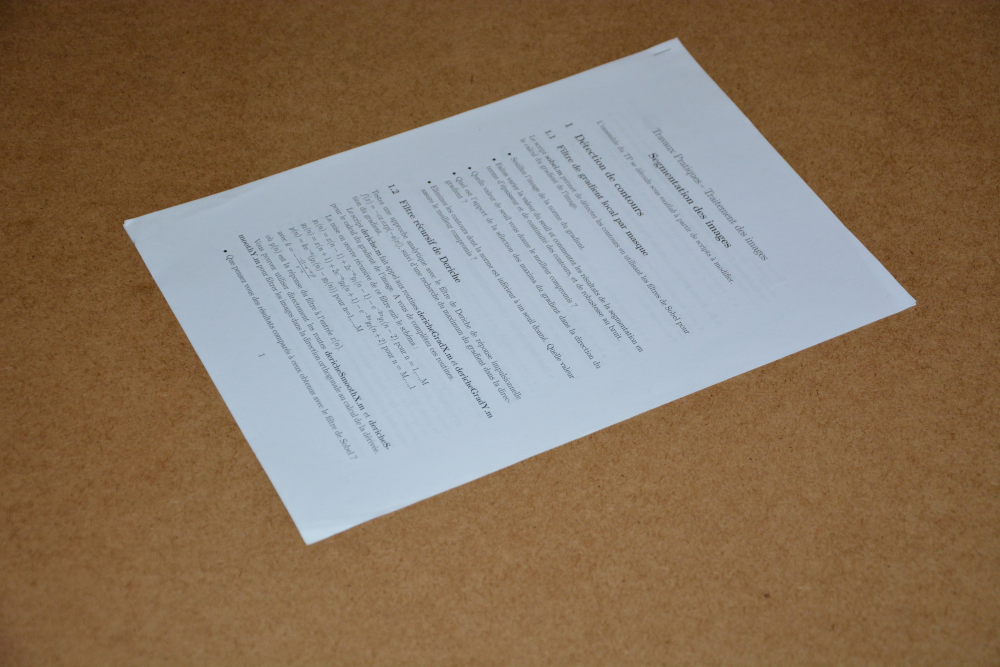
#> input picture tp-calibrage_shared/f7.jpg, 3000 x 2000 px, given in place of f7.tif, which was not available (shown at 1/3 size)
$ python corners.py
#> lines starting #> are read from the running program, lines starting #| are printed output that depends on the picture; after the words box and inside, x2 and y2 are one past the last pixel; in counts of white or black regions, pixels touching at a corner belong together; long printed decimals are rounded; pictures that were not available may be replaced by others from this repository, and a replacement may not be noted
#!/usr/bin/env python3
# -*- coding: utf-8 -*-
"""
Created on Sun Feb  6 21:06:13 2022

@author: roux
"""


import cv2
import numpy as np
import matplotlib.pyplot as plt

img = cv2.imread('f7.tif')
#> img is the input picture: shape (2000, 3000, 3); mean B, G, R 100, 119.5, 137.8
imrvb=img.copy()


gray = cv2.cvtColor(img,cv2.COLOR_BGR2GRAY)
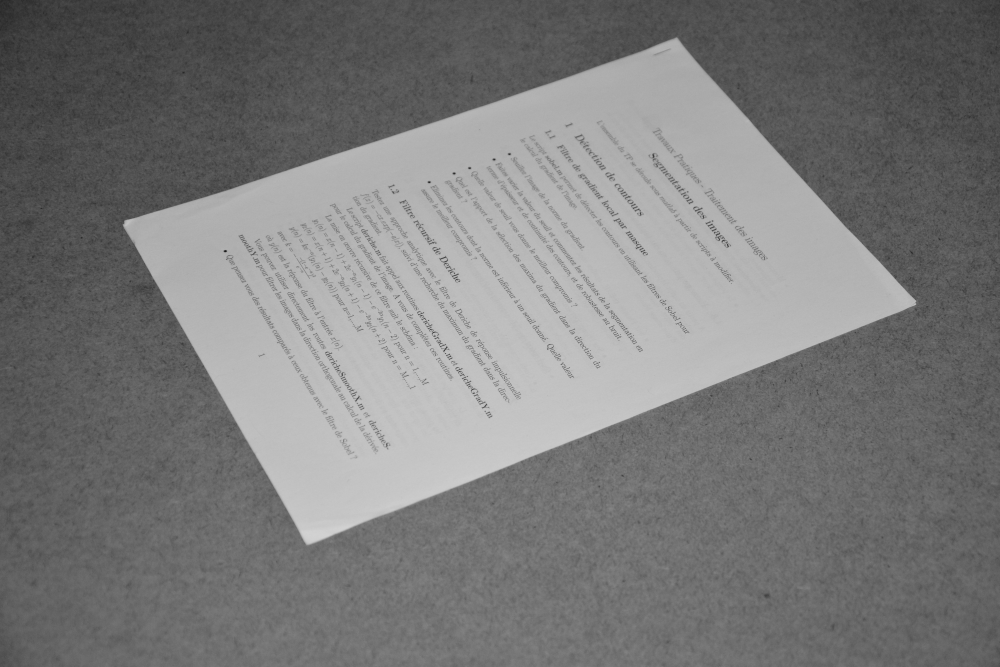
#> gray: shape (2000, 3000) (shown at 1/3 size); min 21, max 215, mean 122.8

kernel = np.ones((9,9),np.uint8)
#gray = cv2.morphologyEx(gray, cv2.MORPH_CLOSE, kernel)

gray = cv2.GaussianBlur(gray,(9,9),0)

#gray = cv2.medianBlur(gray, ksize=13)

plt.figure()
plt.imshow(gray)
plt.show()

edges = cv2.Canny(gray,20,180,apertureSize =3)
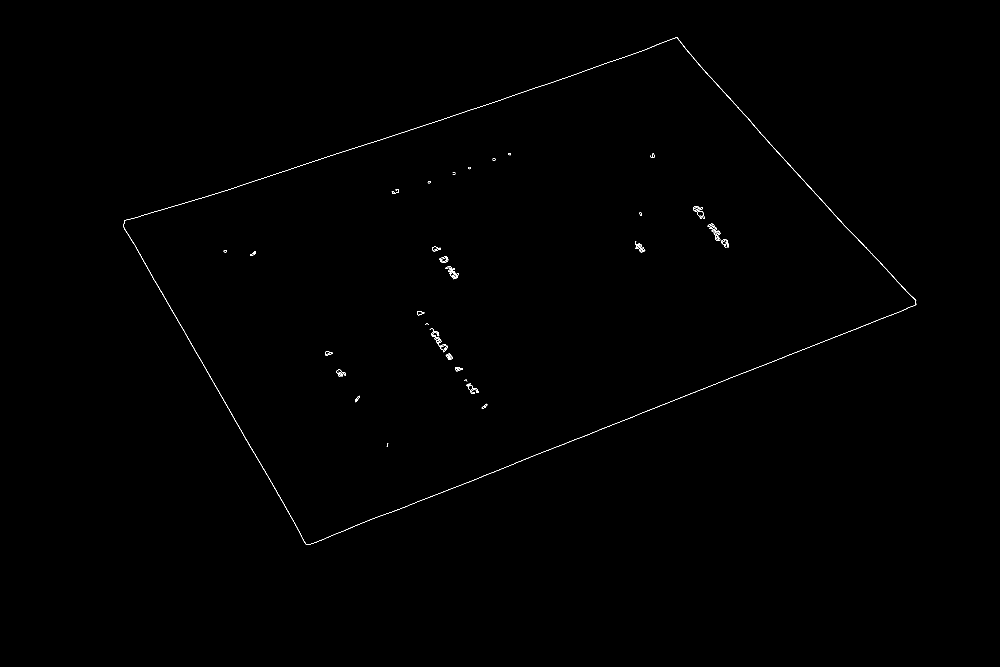
#> edges: shape (2000, 3000) (shown at 1/3 size); 0.16% white in thin lines or dots, all inside (x1, y1, x2, y2) = (369, 112, 2749, 1635)


plt.figure('Canny edges')
plt.imshow(edges)
plt.show()


lines = cv2.HoughLines(edges,1,2*np.pi/180,100)
#> lines = 14 rows, first 8: [19, 2.62], [-1429, 2.41], [751, 1.26], [1867, 1.19], [1870, 1.19], [-1353, 2.37], [1876, 1.19], [738, 1.29]

nbrlines = lines.shape[0]
#> nbrlines = 14

print('nombre de lignes : ', lines)
#| nombre de lignes :  [[[ 1.9000000e+01  2.6179938e+00]]
#|  [[-1.4290000e+03  2.4085543e+00]]
#|  [[ 7.5100000e+02  1.2566371e+00]]
#|  [[ 1.8670000e+03  1.1868238e+00]]
#|  [[ 1.8700000e+03  1.1868238e+00]]
#|  [[-1.3530000e+03  2.3736477e+00]]
#|  [[ 1.8760000e+03  1.1868238e+00]]
#|  [[ 7.3800000e+02  1.2915436e+00]]
#|  [[ 7.9900000e+02  1.2217305e+00]]
#|  [[ 1.8620000e+03  1.1868238e+00]]
#|  [[ 7.4700000e+02  1.2566371e+00]]
#|  [[-1.4820000e+03  2.4434609e+00]]
#> (further printed lines are left out)

print('nombre de lignes : ', nbrlines)
#| nombre de lignes :  14


for line1 in range(nbrlines):
    r1,theta1 = lines[line1][0]
    print(r1,theta1)
#> this loop made 14 passes
#> (r1, theta1) on passes 1 to 12: (19, 2.62), (-1429, 2.41), (751, 1.26), (1867, 1.19), (1870, 1.19), (-1353, 2.37), (1876, 1.19), (738, 1.29), (799, 1.22), (1862, 1.19), (747, 1.26), (-1482, 2.44)
#| 19.0 2.618
#| -1429.0 2.409
#| 751.0 1.257
#| 1867.0 1.187
#| 1870.0 1.187
#| -1353.0 2.374
#| 1876.0 1.187
#| 738.0 1.292
#> (further printed lines are left out)

nbrintersects=0

fichier = open("data.txt", "w")

for line1 in range(nbrlines):
    r1,theta1 = lines[line1][0]

    a1 = np.cos(theta1)
    b1 = np.sin(theta1)
    c1 = -r1

    x1 = int(a1*r1 + 4000*(-b1))
    y1 = int(b1*r1 + 4000*(a1))
    x2 = int(a1*r1 - 4000*(-b1))
    y2 = int(b1*r1 - 4000*(a1))

    (a,b,c)=125+125*np.random.rand(3, 1)
    a=int(0)
    b=int(255)
    c=int(0)
    cv2.line(imrvb,(x1,y1), (x2,y2), (a,b,c),7)
    cv2.line(edges,(x1,y1), (x2,y2), (a,b,c),7)

    x1=int(a1+5)
    y1=int(b1+5)
    x2=int(a1-5)
    y2=int(b1-5)

    a=255
    b=0
    c=0

    cv2.line(imrvb,(x1,y1), (x2,y2), (a,b,c),5)
    cv2.line(edges,(x1,y1), (x2,y2), (a,b,c),5)
# [10 lines of commented-out code are left out]


    for line2 in range(line1):

        r2,theta2 = lines[line2][0]

        a2 = np.cos(theta2)
        b2 = np.sin(theta2)
        c2 = -r2


        X =   b1 * c2 - c1 * b2
        Y =   c1 * a2 - a1 * c2
        Z =   a1 * b2 - b1 * a2


        if Z != 0:

            X=X/Z
            Y=Y/Z

            if 0 < X < img.shape[1]:
                if 0 < Y < img.shape[0]:

                    nbrintersects += 1

                    print(int(X),int(Y))

                    fichier.write(str ( int ( X ) ) )
                    fichier.write (" ")
                    fichier.write(str ( int ( Y ) ) )
                    fichier.write("\n")

                    x1=int(X+5)
                    y1=int(Y+5)
                    x2=int(X-5)
                    y2=int(Y-5)

                    a=255
                    b=0
                    c=0

                    cv2.line(imrvb,(x1,y1), (x2,y2), (a,b,c),5)
                    cv2.line(edges,(x1,y1), (x2,y2), (a,b,c),5)

                    x1=int(X-5)
                    y1=int(Y+5)
                    x2=int(X+5)
                    y2=int(Y-5)

                    cv2.line(imrvb,(x1,y1), (x2,y2), (a,b,c),5)
                    cv2.line(edges,(x1,y1), (x2,y2), (a,b,c),5)
#> this loop made 14 passes
#> (r1, theta1, a1, b1, c1) on passes 1 to 12: (19, 2.62, -0.866, 0.5, -19), (-1429, 2.41, -0.743, 0.669, 1429), (751, 1.26, 0.309, 0.951, -751), (1867, 1.19, 0.375, 0.927, -1867), (1870, 1.19, 0.375, 0.927, -1870), (-1353, 2.37, -0.719, 0.695, 1353), (1876, 1.19, 0.375, 0.927, -1876), (738, 1.29, 0.276, 0.961, -738), (799, 1.22, 0.342, 0.94, -799), (1862, 1.19, 0.375, 0.927, -1862), (747, 1.26, 0.309, 0.951, -747), (-1482, 2.44, -0.766, 0.643, 1482)
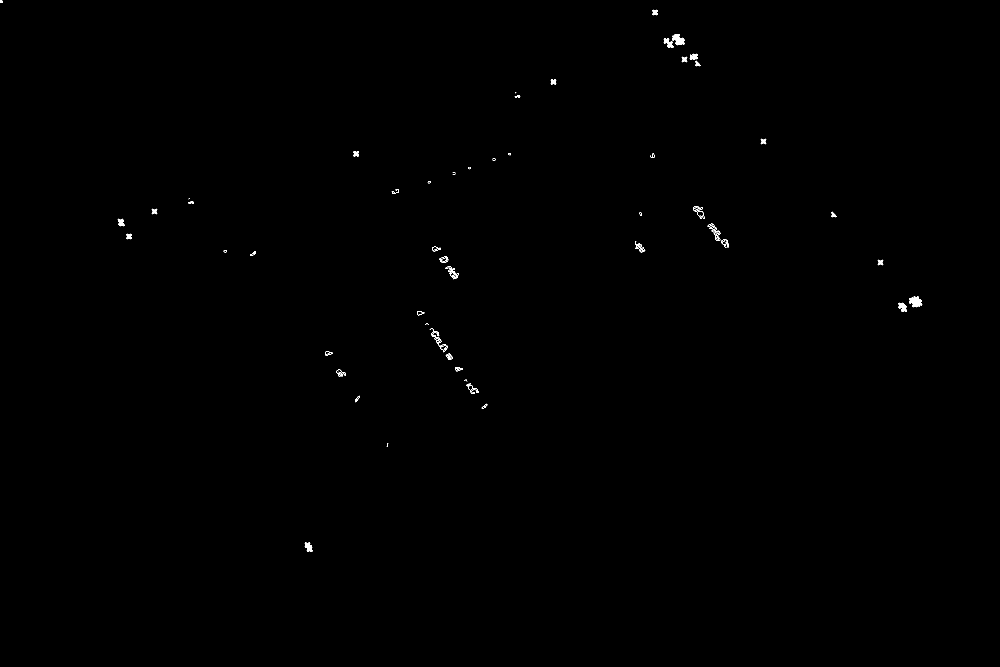
#> edges: shape (2000, 3000) (shown at 1/3 size); 0.14% white; 67 white regions (13 under 20 px), largest, box (x1, y1, x2, y2) and area: (2727, 889, 2767, 922) 822, (2016, 102, 2054, 136) 679, (2695, 908, 2721, 936) 435
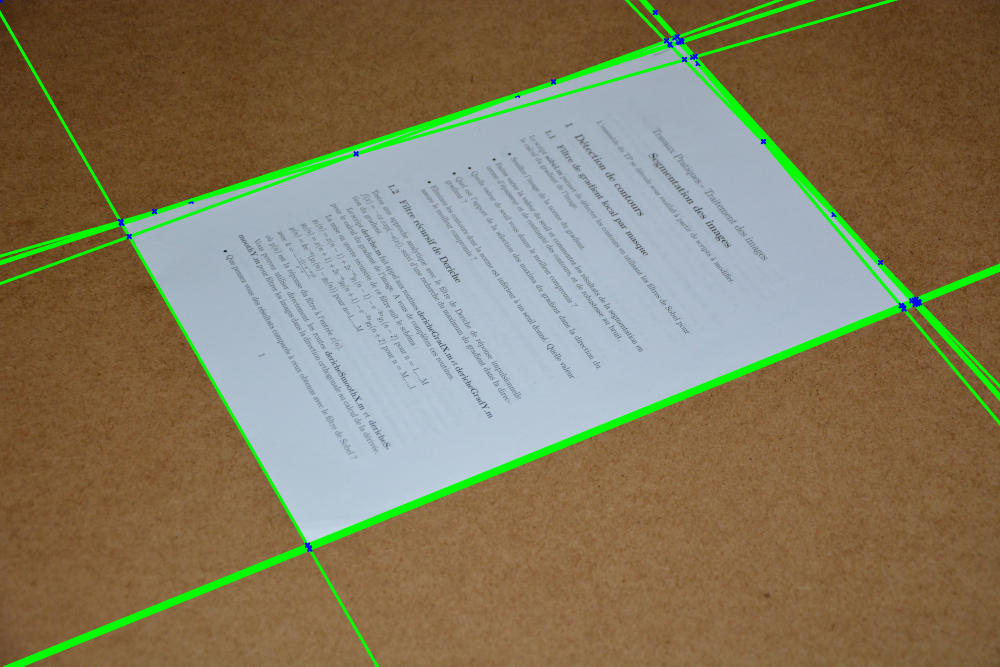
#> imrvb: shape (2000, 3000, 3) (shown at 1/3 size); mean B, G, R 96.3, 123.9, 132.8
#> after the loop, nbrintersects = 55

fichier.close()


print('nbr intersects',nbrintersects)
#| nbr intersects 55

plt.figure()
plt.title('edges')
plt.imshow(edges)
plt.show()

plt.figure()
plt.title('image')
plt.imshow(imrvb)
plt.show()


cv2.imwrite('linesDetected.jpg', img)

$ run again, with tp-calibrage_shared/f6.jpg copied over tp-calibrage_shared/f7.jpg
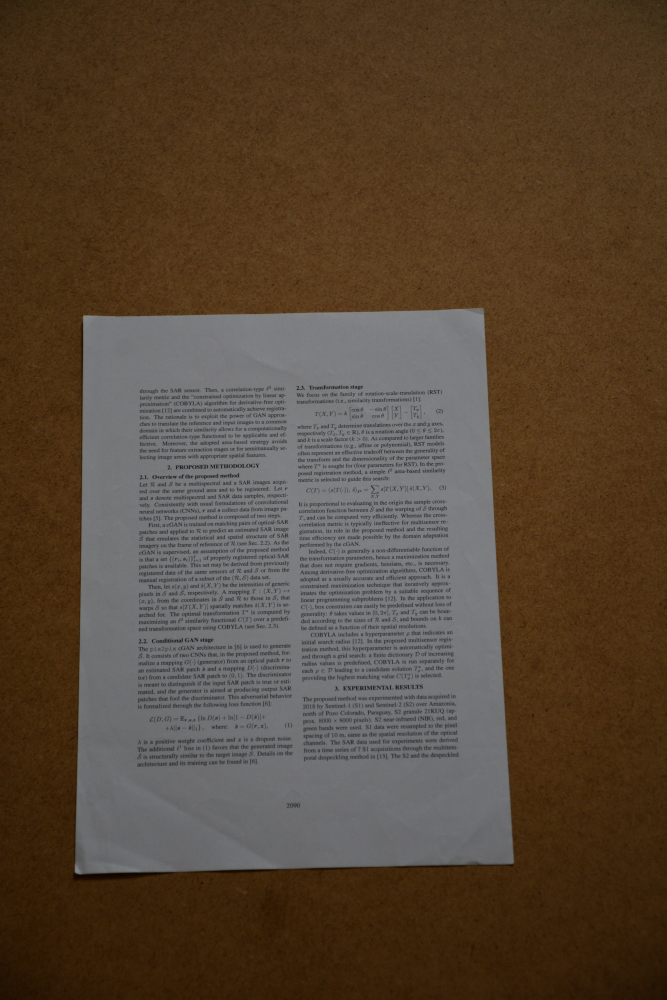
#> input picture tp-calibrage_shared/f6.jpg, 2000 x 3000 px, given in place of f7.tif, which was not available (shown at 1/3 size)
#> img is the input picture: shape (3000, 2000, 3); mean B, G, R 53.2, 70.2, 86.8
#> `edges = cv2.Canny(gray,20,180,apertureSize =3)`:
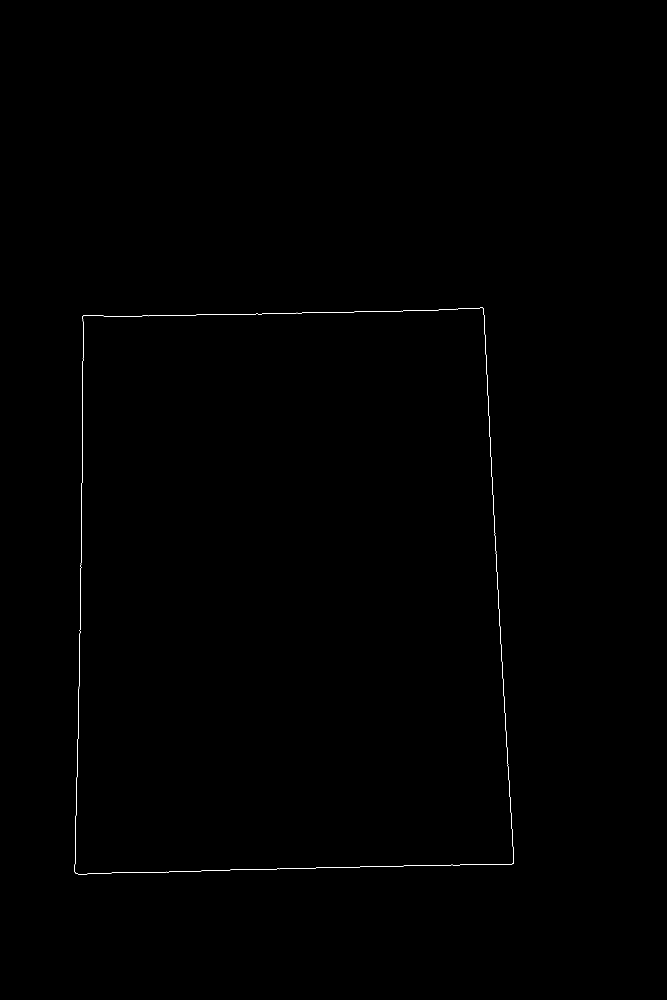
#> edges: shape (3000, 2000) (shown at 1/3 size); 0.1% white in thin lines or dots, all inside (x1, y1, x2, y2) = (224, 923, 1542, 2624)
#> lines = [[2632, 1.54], [974, 1.54], [247, 0], [-1359, 3.07], [2629, 1.54], [2635, 1.54], [312, 0.0349], [948, 1.57], [946, 1.57], [2593, 1.57], [2638, 1.54]]
#| nombre de lignes :  [[[ 2.6320000e+03  1.5358897e+00]]
#|  [[ 9.7400000e+02  1.5358897e+00]]
#|  [[ 2.4700000e+02  0.0000000e+00]]
#|  [[-1.3590000e+03  3.0717795e+00]]
#|  [[ 2.6290000e+03  1.5358897e+00]]
#|  [[ 2.6350000e+03  1.5358897e+00]]
#> (further printed lines are left out)
#| nombre de lignes :  11
#> the loop `for line1 in range(nbrlines):` made 11 passes
#> (printed output is left out)
#> the loop `for line1 in range(nbrlines):` made 11 passes
#> (r1, theta1, a1, b1, c1) on passes 1 to 8: (2632, 1.54, 0.0349, 0.999, -2632), (974, 1.54, 0.0349, 0.999, -974), (247, 0, 1, 0, -247), (-1359, 3.07, -0.998, 0.0698, 1359), (2629, 1.54, 0.0349, 0.999, -2629), (2635, 1.54, 0.0349, 0.999, -2635), (312, 0.0349, 0.999, 0.0349, -312), (948, 1.57, -4.37e-08, 1, -948)
#> after the loop `for line1 in range(nbrlines):`:
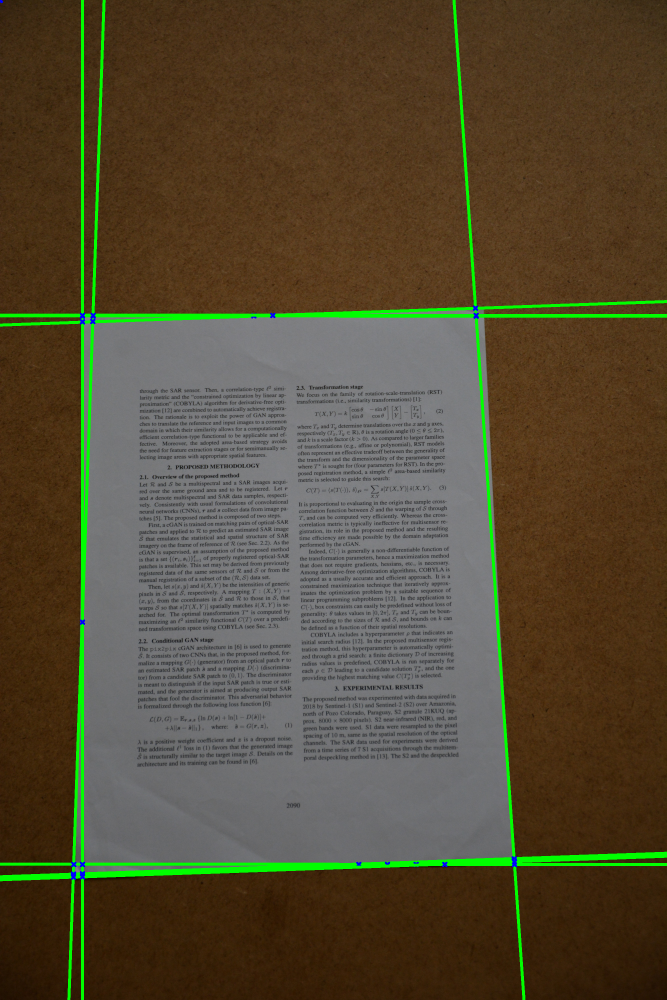
#> imrvb: shape (3000, 2000, 3) (shown at 1/3 size); mean B, G, R 51.7, 75, 84.4
#> after the loop `for line1 in range(nbrlines):`: nbrintersects = 31
#| nbr intersects 31
